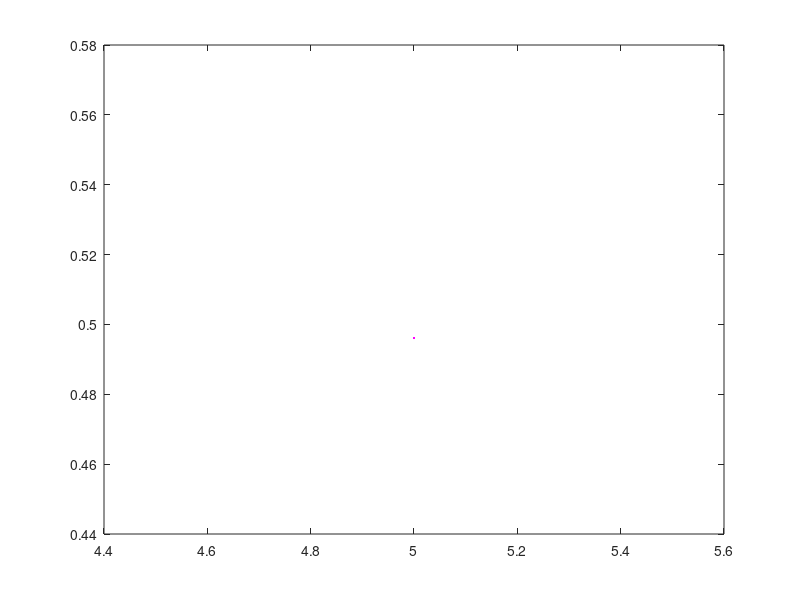

Source code (MATLAB):
clc
N1=2;%number of row
n1=2;%number of Elements per row
n=N1*n1;%total no of elements
nnode=n*6;
%max=nnode-((3*n)-3);%highest number on the element
NTU=5;
NTU1=NTU/n1;  
C12=1;
R=1;
C32=1;
m1=NTU1/6;
m2=NTU1*C12*(n1/N1)/6;
m3=NTU1*C12*(n1/N1)*R/6;
m4=NTU1*C12*R/(6*C32);

Teta1in=0;
Teta2in=1;
Teta3in=1;

k=[-1/2+2*m1  -2*m1           0         1/2+m1     -m1               0;
    -2*m2     -1/2+2*m2+2*m3 -2*m3      -m2        1/2+m2+m3        -m3 ;
    0         -2*m4          -1/2+2*m4   0         -m4              1/2+m4 ;
    -1/2+m1   -m1             0         1/2+2*m1   -2*m1              0 ;
    -m2       -1/2+m2+m3     -m3         -2*m2      1/2+2*m2+2*m3   -2*m3; 
    0         -m4            -1/2+m4     0          -2*m4           1/2+2*m4 ];

AK=zeros((n*3)+3);
F=zeros((n*3)+3,1);
    T1out=zeros(nnode,1);
    T2out=zeros(nnode,1);
    T3out=zeros(nnode,1);
   
for L=1:n;       
     N(3)=(L*3);
     N(4)=N(3)+1;
     N(5)=N(4)+1;
     N(6)=N(5)+1;
     N(1)=N(3)-2;
     N(2)=((L-(n1-1))*3)-1;  
     
  if L< n1+1;
            N(2)=2;
  end
  m1=uint8(L)
   m=idivide(m1,n1)
   if L==(m*n1)+1;
       N(1)=1;
       N(3)=3;
   end 
   N;
%LER = Last elemnt in a row
   LER=m*n1;
   if L==LER;
       T1out(N(4),1)=N(4);
       %T2out(N(5),1)=N(5);
       T3out(N(6),1)=N(6);
   end
   if L >(n1*(N1-1));
        T2out(N(5),1)=N(5);
   end  

    for i=1:6;
    for j=1:6; 
        AK(N(i),N(j))=AK(N(i),N(j))+k(i,j);
    end
    end  
   
end 

 
AK;
F(1,:)=0;
F(1,1)=Teta1in;
F(2,:)=0;
F(2,1)=Teta2in;
F(3,:)=0;
F(3,1)=Teta3in;
AK(1,:)=0;
AK(1,1)=1;
AK(2,:)=0;
AK(2,2)=1;
AK(3,:)=0;
AK(3,3)=1;
AK;
 F;
 T=AK\F;
  AT1=0.0;
  AT2=0.0;
  AT3=0.0;
  
 for I=1:nnode;
     if T1out(I,1)~=0;
        AT1=AT1+T(T1out(I),1);
    end
     if T2out(I,1)~=0;
          AT2=AT2+T(T2out(I),1)
    end
     if T3out(I,1)~=0;
        AT3=AT3+T(T3out(I),1);
    end
 end

 AT1;
 AT2;
 AT3;
Teta1out=AT1/N1
Teta2out=AT2/n1
Teta3out=AT3/N1

E3FHX=(C32*(Teta3out-Teta3in)+(C12*Teta1out))/((C32*(1-Teta3in))+(C12))
% plot(NTU,Teta1out,'.m')
% hold on 
% plot(NTU,Teta2out,'.m')
% hold on 
% plot(NTU,Teta3out,'.m')
% hold on
 plot(NTU,E3FHX,'.m');
 hold on;

